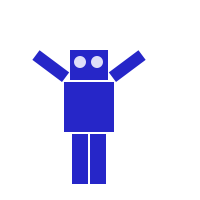
Frame 1 (no input)
Frame 60 (the mouse pressed at the canvas centre just before this capture): identical to frame 1, image omitted
Frame 120 (the mouse held since frame 60 and released just before this capture): identical to frame 1, image omitted

The Processing sketch that drew this single still picture (run headless with seeded random() and noise(); from frame 60 on, the mouse is pressed at the canvas centre):

// Processing sketch: processing_183252
// ── processing_183252.pde

void setup()
{
  size(200, 200);
  smooth();
  frameRate(30);
}

void draw()
{
  background(255);
  pushMatrix();
  translate(50, 50); // place robot so arms are always on screen
  drawRobot();

  
  // if the arm has moved past its limit,
  // reverse direction and set within limits.

  {
 
  }
  popMatrix();
}

void drawRobot()
{
  noStroke();
  fill(38, 38, 200);
  rect(20, 0, 38, 30); // head
  rect(14, 32, 50, 50); // body
  drawLeftArm();
  drawRightArm();
  rect(22, 84, 16, 50); // left leg
  rect(40, 84, 16, 50); // right leg
  
  fill(222, 222, 249);
  ellipse(30, 12, 12, 12); // left eye
  ellipse(47, 12, 12, 12);  // right eye
}

void drawLeftArm()
{
  pushMatrix();
  translate(12, 32);
  rotate(-180);
  rect(-12, 0, 12, 37); // left arm
  popMatrix();
}

void drawRightArm()
{
  pushMatrix();
  translate(66, 32);
  rotate(180);
  rect(0, 0, 12, 37); // right arm
  popMatrix();
}
